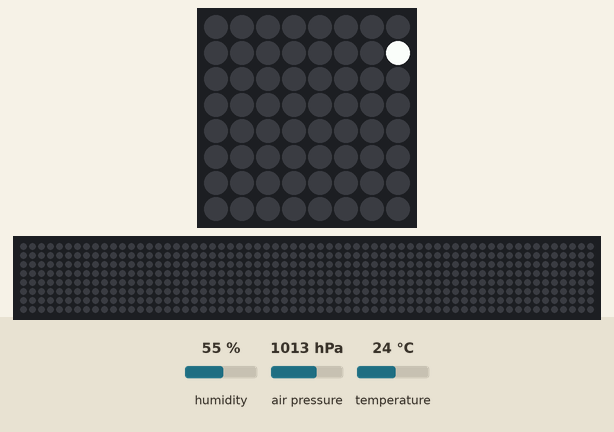
A program run on a simulated Raspberry Pi (BCM pin numbers) with a Sense HAT. On the bench: the Sense HAT's 8×8 RGB LED matrix, a strip that is not on the board, showing the scrolling text unrolled. The test bench sets the inputs (shaded band); at power-on: humidity 55 %, air pressure 1013 hPa, temperature 24 °C. The 64×8 strip is a reading aid, not a part: it shows the text the matrix is scrolling, unrolled, one strip-width of it at a time. At 22.1 s the program stops and its outputs stay as they are.

Above: at 0.17 s.
At 2.89 s:
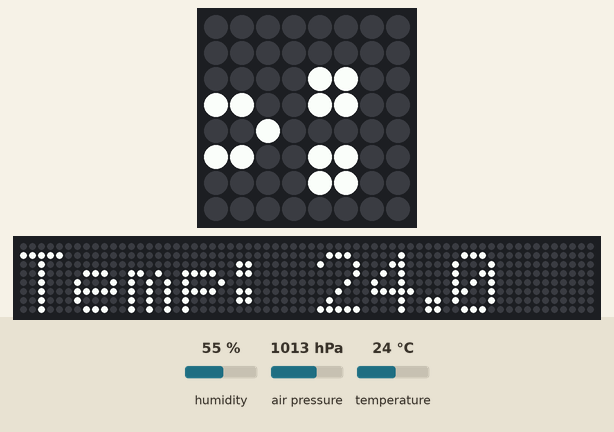
At 5.61 s:
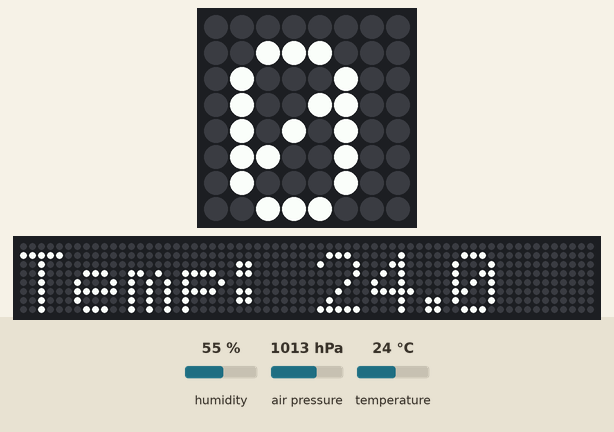
At 11.05 s:
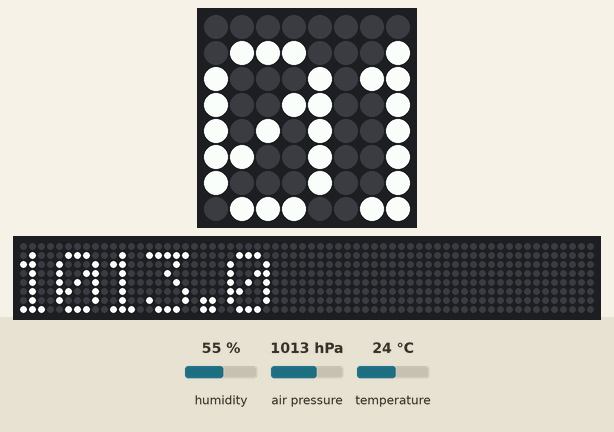
At 16.48 s:
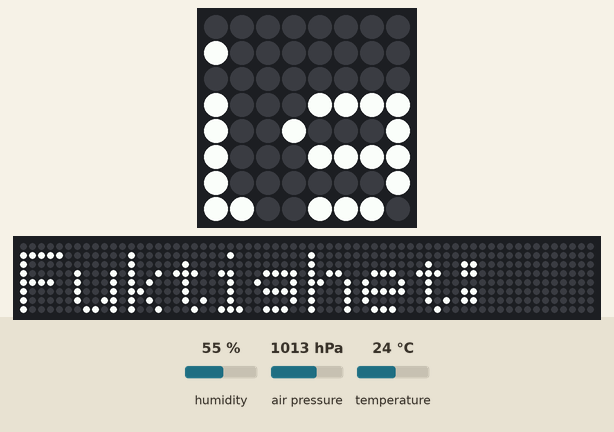
At 22.02 s:
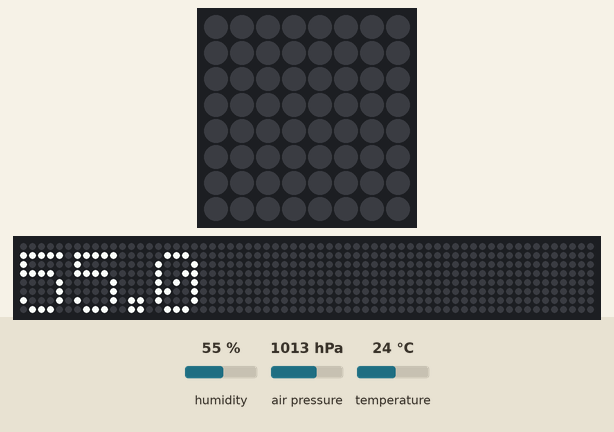

The program:

SenseHat_senses.py
```python
#! /usr/bin/env python
from sense_hat import SenseHat
from time import sleep
from random import randint

sense = SenseHat()
sense.clear()

p = sense.get_pressure()
t = sense.get_temperature()
h = sense.get_humidity()

t = round(t, 1)
p = round(p, 1)
h = round(h, 1)

message = "Temp: " + str(t) + " Tryck: " + str(p) + " Fuktighet: " + str(h)


sense.show_message(message, scroll_speed=0.1)
sense.clear()
```
